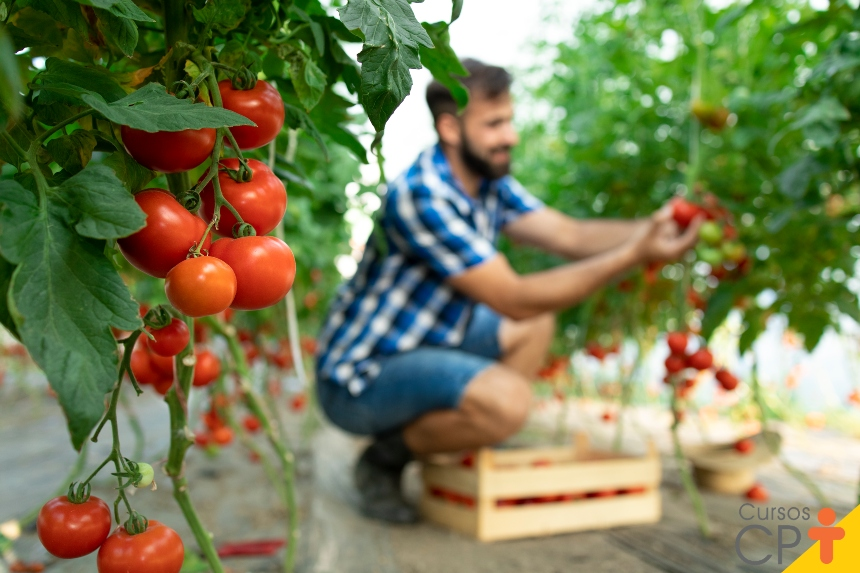
#> input picture Imports/tomates.jpg, 860 x 573 px
$ python detecTomates.py
#> lines starting #> are read from the running program, lines starting #| are printed output that depends on the picture; after the words box and inside, x2 and y2 are one past the last pixel; in counts of white or black regions, pixels touching at a corner belong together
import cv2
import numpy as np
import os

# 1. Carregar a imagem
image_name = 'tomates.jpg'

script_dir = os.path.dirname(os.path.abspath(__file__))
image_path = os.path.join(script_dir, image_name)

if not os.path.exists(image_path):
    print(f"Erro: O arquivo '{image_name}' não foi encontrado.")
else:
    img = cv2.imread(image_path)
#> img is the input picture: shape (573, 860, 3); mean B, G, R 85, 124.7, 119.7

    # 2. Converter de BGR para HSV
    # O HSV facilita isolar a cor independente da luz
    hsv = cv2.cvtColor(img, cv2.COLOR_BGR2HSV)
#> hsv: shape (573, 860, 3); mean H, S, V 42.2, 129.9, 141.9

    # 3. Definir a faixa de Vermelho que queremos detectar
    lower_red = np.array([0, 100, 100])
    upper_red = np.array([10, 255, 255])

    # 4. Criar a máscara (binária: o que for vermelho fica branco, o resto preto)
    mask = cv2.inRange(hsv, lower_red, upper_red)
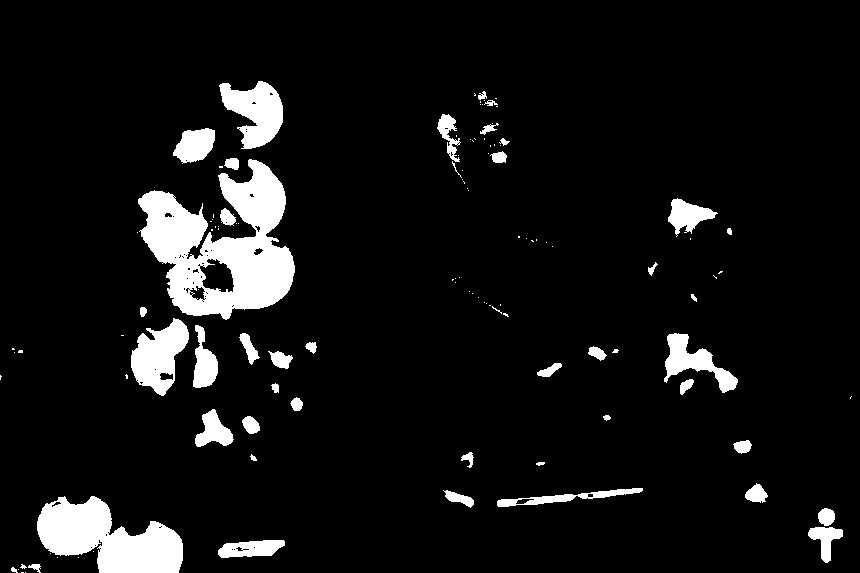
#> mask: shape (573, 860); 7.6% white; 117 white regions (72 under 20 px), largest, box (x1, y1, x2, y2) and area: (138, 159, 295, 320) 13195, (37, 496, 183, 573) 6914, (131, 318, 189, 396) 2622
    # 5. Aplicar a máscara na imagem original para ver apenas o vermelho
    result = cv2.bitwise_and(img, img, mask=mask)
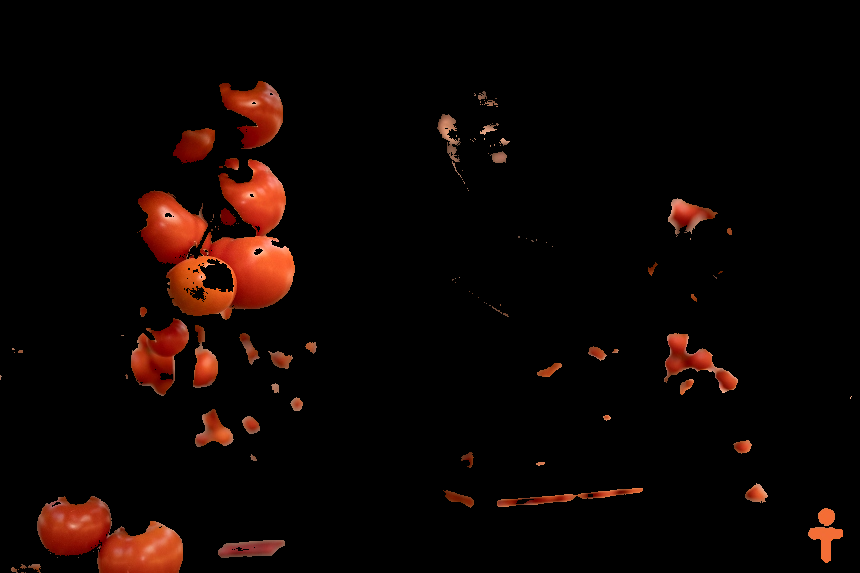
#> result: shape (573, 860, 3); mean B, G, R 2.5, 4.7, 13.3

    # 6. Mostrar os resultados
    cv2.imshow('Imagem Original', img)
    cv2.imshow('Mascara (Preto e Branco)', mask)
    cv2.imshow('Resultado (Apenas o Vermelho)', result)

    print("Pressione qualquer tecla para fechar.")
    cv2.waitKey(0)
    cv2.destroyAllWindows()
